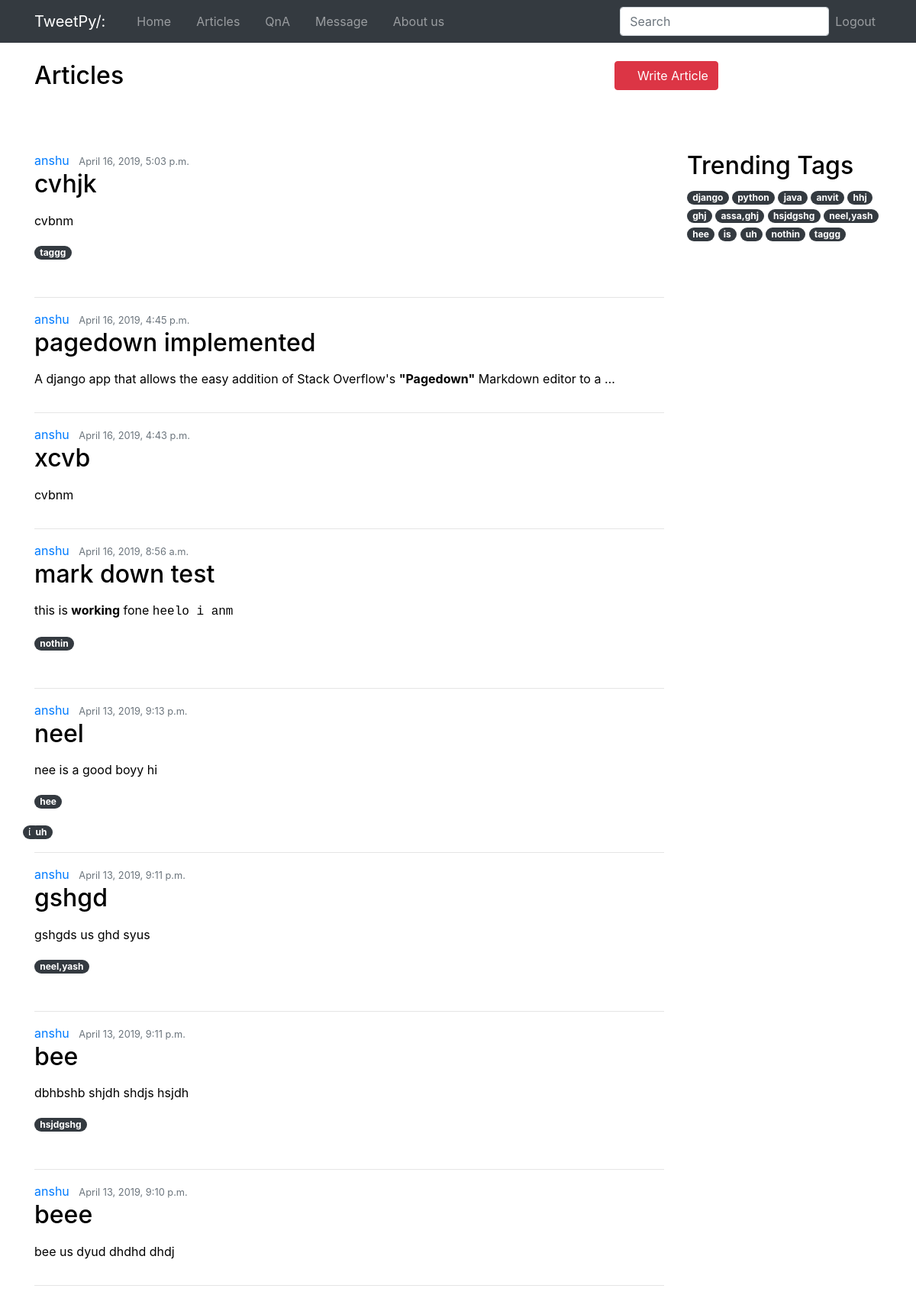
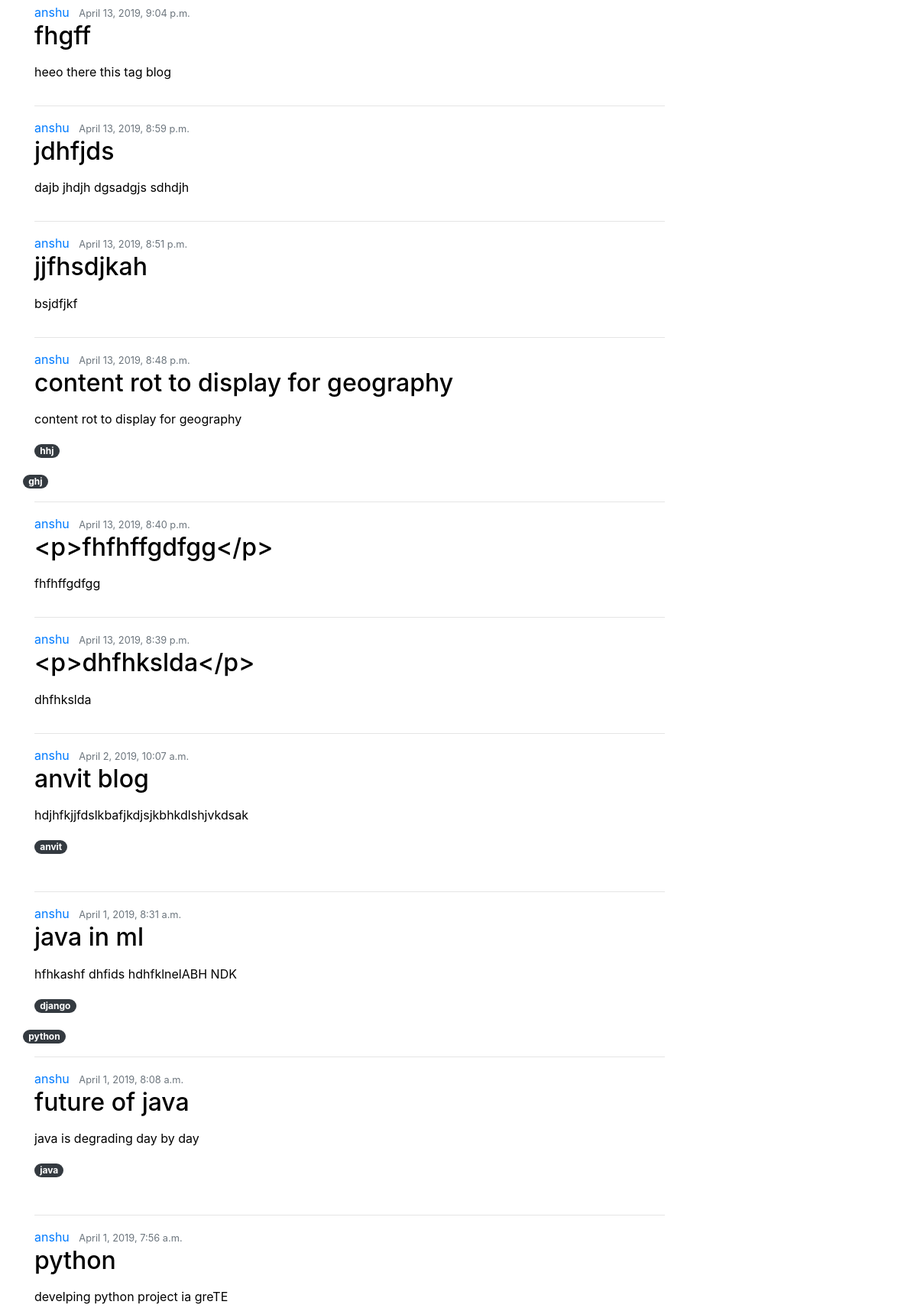
Page /blog/ (signed in, upper part) on the committed database (2 pictures, top to bottom).
### blog/models.py (models this page shows)
class Post(models.Model):
     title = models.CharField(max_length=100)
     content = models.TextField()
     date_posted = models.DateTimeField(default = timezone.now,blank=True)
     author = models.ForeignKey(User,on_delete=models.CASCADE)
     tags = TaggableManager()
     class Meta:
          ordering = ['-date_posted']
     def get_absolute_url(self):
        return reverse("blog:blog-detail",kwargs={"pk":self.pk})

### blog/views.py (the view)
def home(request):
    context = {
        "posts" : Post.objects.all(),
        "tags" : Tag.objects.all().distinct(),
    }
    return render(request,'blog/post_list.html',context)

### templates/blog/post_list.html (shortened to what this page needs)
{% extends "base.html" %}
{% load markdown_deux_tags %}
 {% block content %}
    <div class="container">
        <div class="row">
          <div class="col-lg-8">
            <div style="margin-top: 80px;">
              <h2 class="d-inline">Articles</h2>
          </div>
        </div>
          <div class="col-lg-4" style="margin-top: 80px;"> <button class="btn btn d-inline btn-danger "><i class="fas fa-pen-fancy"></i>
            <a style="text-decoration: none; color: inherit;" href="{% url 'blog:blog-create' %}"  >Write Article</a></button>
          </div>
      </div>
    <div class="row" style="margin-top: 80px;">
        <div class="col-lg-9">
            {% for post in posts %}
            <article class="media content-section">
                    <div class="media-body">
                      <div class="article-metadata">
                        <a class="mr-2" href="#">{{ post.author }}</a>
                        <small class="text-muted">{{ post.date_posted }}</small>
                      </div>
                      <h2><a class="article-title" style="color:inherit;" href="{{post.get_absolute_url}}">{{ post.title }}</a></h2>
                      <p class="article-content">{{ post.content |truncatechars:100|markdown }}</p>
                      <p>
                      {%for tags in post.tags.all%}
                      <a href="/blog/search/{{tags}}"><span class="badge badge-pill badge-dark">{{tags}}</span></a>
                      <div class="row">
                      {% endfor %}
                    </p>
                    </div>
          </article>
          <hr>
            {% endfor %}
          </div>
          <div class="col-lg-3">
             <h2>Trending Tags</h2>
              {%for tag in tags%}
              <a href="/blog/search/{{tag}}"><span class="badge badge-pill badge-dark">{{tag}}</span></a>
              {% endfor %}
          </div>
    </div>
{% endblock content%}

### static-storage/static/css/custom.css (style rules this page uses)
body { color:black; }

### templates/base.html (style rules this page uses)
i { font-family: fontawesome !important; }

### rows in the picture
Post: author "anshu", date_posted "April 16, 2019, 5:03 p.m.", title "cvhjk", content "cvbnm"
Tag: name "taggg"
Post: author "anshu", date_posted "April 16, 2019, 4:45 p.m.", title "pagedown implemented", content "A django app that allows the easy addition of Stack Overflow's \"Pagedown\" Markdown editor to a …"
Post: author "anshu", date_posted "April 16, 2019, 4:43 p.m.", title "xcvb", content "cvbnm"
Post: author "anshu", date_posted "April 16, 2019, 8:56 a.m.", title "mark down test", content "this is working fone heelo i anm"
Tag: name "nothin"
Post: author "anshu", date_posted "April 13, 2019, 9:13 p.m.", title "neel", content "nee is a good boyy hi"
Tag: name "hee"
Tag: name "uh"
Post: author "anshu", date_posted "April 13, 2019, 9:11 p.m.", title "gshgd", content "gshgds us ghd syus"
Tag: name "neel,yash"
Post: author "anshu", date_posted "April 13, 2019, 9:11 p.m.", title "bee", content "dbhbshb shjdh shdjs hsjdh"
Tag: name "hsjdgshg"
Post: author "anshu", date_posted "April 13, 2019, 9:10 p.m.", title "beee", content "bee us dyud dhdhd dhdj"
Post: author "anshu", date_posted "April 13, 2019, 9:04 p.m.", title "fhgff", content "heeo there this tag blog"
Post: author "anshu", date_posted "April 13, 2019, 8:59 p.m.", title "jdhfjds", content "dajb jhdjh dgsadgjs sdhdjh"
Post: author "anshu", date_posted "April 13, 2019, 8:51 p.m.", title "jjfhsdjkah", content "bsjdfjkf"
Post: author "anshu", date_posted "April 13, 2019, 8:48 p.m.", title "content rot to display for geography", content "content rot to display for geography"
Tag: name "hhj"
Tag: name "ghj"
Post: author "anshu", date_posted "April 13, 2019, 8:40 p.m.", title "<p>fhfhffgdfgg</p>", content "fhfhffgdfgg"
Post: author "anshu", date_posted "April 13, 2019, 8:39 p.m.", title "<p>dhfhkslda</p>", content "dhfhkslda"
Post: author "anshu", date_posted "April 2, 2019, 10:07 a.m.", title "anvit blog", content "hdjhfkjjfdslkbafjkdjsjkbhkdlshjvkdsak"
Tag: name "anvit"
Post: author "anshu", date_posted "April 1, 2019, 8:31 a.m.", title "java in ml", content "hfhkashf dhfids hdhfklnelABH NDK"
Tag: name "django"
Tag: name "python"
Post: author "anshu", date_posted "April 1, 2019, 8:08 a.m.", title "future of java", content "java is degrading day by day"
Tag: name "java"
Post: author "anshu", date_posted "April 1, 2019, 7:56 a.m.", title "python", content "develping python project ia greTE"
Tag: name "assa,ghj"
Tag: name "is"
